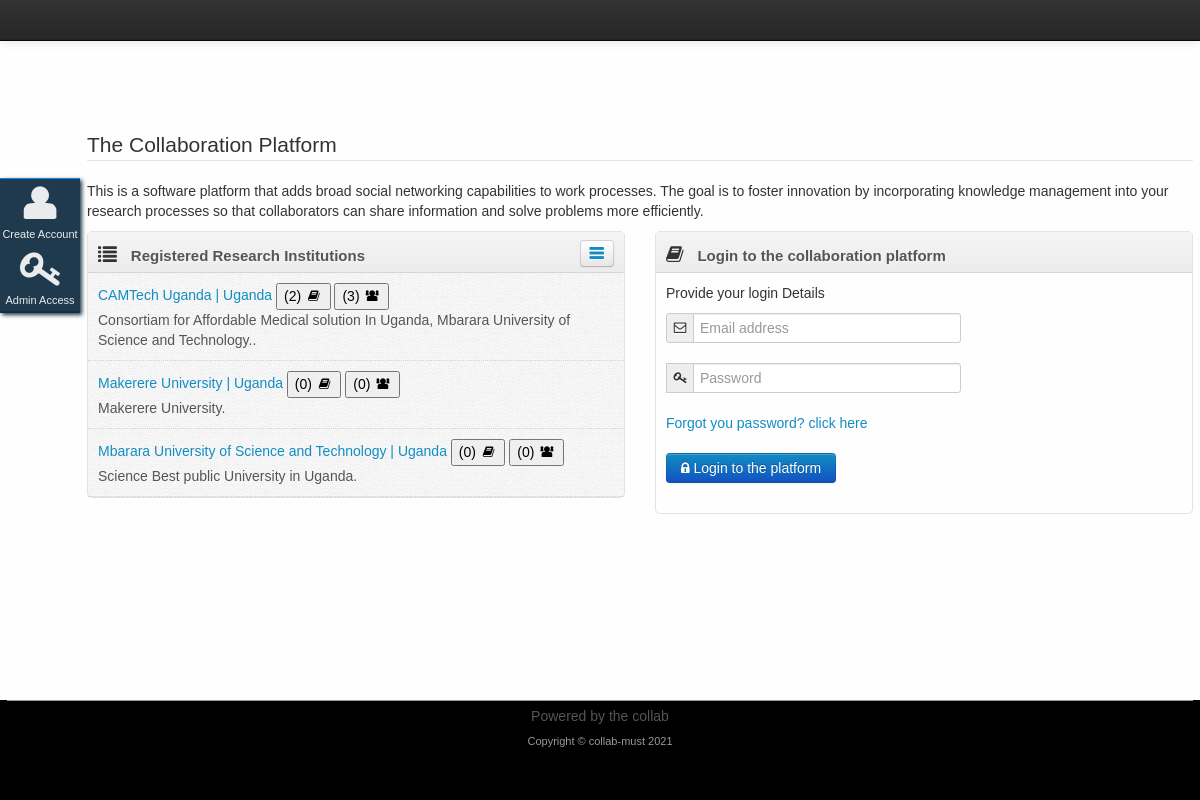
The page / on the database its author committed.
### tables this page shows
CREATE TABLE `institution_tb` (
  `institution_id` int(11) NOT NULL,
  `institution_name` varchar(500) DEFAULT NULL,
  `institution_country` varchar(45) DEFAULT NULL,
  `institution_details` varchar(500) DEFAULT NULL,
  `institution_website` varchar(500) NOT NULL
);

### core/init.php (called while the page is built, shortened)
<?php
spl_autoload_register(function($class) {
    if (file_exists('classes/' . $class . '.php')) {
        return TRUE;
    }
        return FALSE;
});
?>

### classes/Config.php (called while the page is built)
<?php
class Config{
    public static function get($path=null){
        if($path){
            $config=$GLOBALS['config'];
            $path =  explode('/', $path);
            foreach ($path as $bit)
            {
                if(isset($config[$bit]))
                {
                    $config=$config[$bit];
                }
            }
            return $config;
        }
        return false;
    }
}
?>

### classes/DB.php (called while the page is built, shortened)
<?php
class DB {
    private static $_instance = null;
    private $_pdo,
            $_query,
            $_error = false,
            $_result,
            $_options,
            $_dropQuery,
            $_columnName,
            $_ipNumber = null,
            $_count = 0,
            $_ugxAmount,
            $_grade, $_comment;
    private function __construct() {
        try {
            $this->_pdo = new PDO('mysql:host=' . Config::get('mysql/host') . ';dbname=' . Config::get('mysql/db'), Config::get('mysql/username'), Config::get('mysql/password'));
        } catch (PDOException $exc) {
            die($exc->getMessage());
        }
    }
    public static function getInstance() {
        if (!isset(self::$_instance)) {
            self::$_instance = new DB();
        }
        return self::$_instance;
    }
    public function query($sql, $params = array()) {
        if ($this->_query = $this->_pdo->prepare($sql)) {
            if ($this->_query->execute()) {
                $this->_result = $this->_query->fetchAll(PDO::FETCH_OBJ);
                $this->_count = $this->_query->rowCount();
            } else {
                print_r($this->_query->errorInfo());
                $this->_error = true;
            }
        }
        return $this;
    }
    public function results() {
        return $this->_result;
    }
    public function count() {
        return $this->_count;
    }
    public function checkRows($sql) {
        $this->_query = $this->query($sql);
        if ($this->count() > 0) {
            return TRUE;
        } else {
            return FALSE;
        }
    }
    public function countElements($sql) {
        $this->_columnName = 0;
        $this->_query = $this->query($sql);
        foreach ($this->_query->results() as $result) {
            $this->_columnName++;
        }
        return $this->_columnName;
    }
}
?>

### pages/users/wel.php (the view, shortened to what this page needs)
<?php include 'includes/libs.php'; ?>
</head>
<body>
    <div class="navbar navbar-fixed-top">
        <div class="navbar-inner">
        </div>
    </div>
    <div id="body-container">
        <div id="body-content">
            <div class="body-nav body-nav-vertical body-nav-fixed">
                <div class="container">
                    <ul>
                        <li>
                            <a href="index?!=Reg|uewyiywuiywiuwe9287217725265363">
                                <i class="icon-user icon-large"></i> Create Account
                            </a>
                            <a href="index?!=login|uewyiyhdhhdhshjhhndbdj jksjksio198wef7ygbhjmsdcxwuiywiuwe9287217725265363">
                                <i class="icon-key icon-large"></i> Admin Access
                            </a>
                        </li>
                    </ul>
                </div>
            </div>
            <section class="page container">
                <div class="row">
                    <div class="span16">
                        <legend class="lead">
                            The Collaboration Platform
                        </legend>
                        <p>
                            This is a software platform that adds broad social networking capabilities to work processes.  The goal is to foster innovation by incorporating knowledge management into your research processes so that collaborators can share information and solve problems more efficiently.
                        </p>
                    </div>
                    <div class="span8">
                        <div class="box pattern pattern-sandstone">
                            <div class="box-header">
                                <i class="icon-list"></i>
                                <h5>Registered Research Institutions</h5>
                                <button class="btn btn-box-right" data-toggle="collapse" data-target=".box-list">
                                    <i class="icon-reorder"></i>
                                </button>
                            </div>
                            <div class="box-content box-list collapse in">
                                <ul>
                                    <?php
                                    $query = "SELECT * FROM institution_tb  ORDER BY institution_name ASC";
                                    if (DB::getInstance()->checkRows($query)) {
                                        $users_list = DB::getInstance()->query($query);
                                        foreach ($users_list->results() as $users):
                                            $query2 = "SELECT * FROM users_tb WHERE institution_id = '" . $users->institution_id . "'";
                                            $query3 = "SELECT * FROM contribution_tb c, users_tb s  WHERE c.user = s.users_id AND s.institution_id = '" . $users->institution_id . "'";
                                            $count_contributors = DB::getInstance()->countElements($query2);
                                            $count_contribution = DB::getInstance()->countElements($query3);
                                            ?>
                                            <li>
                                                <div>
                                                    <a href="index?!=s_reg&~=<?php echo $users->institution_id; ?>|eiejnnbbnwo903808902hjfdsg298082092" class="news-item-title"><?php echo $users->institution_name; ?> | <?php echo $users->institution_country; ?></a>
                                                    <button> (<?php echo $count_contribution; ?>) <i class="icon-book"></i></button> <button> (<?php echo $count_contributors; ?>) <i class="icon-group"></i></button>
                                                    <p class="news-item-preview"><?php echo $users->institution_details; ?>.</p>
                                                </div>
                                            </li>
                                            <?php
                                        endforeach;
                                    }
                                    ?>
                            </div>
                        </div>
                    </div>
                    <div class="span8">
                        <div class="box">
                            <div class="box-header">
                                <i class="icon-book"></i>
                                <h5>Login to the collaboration platform</h5>
                            </div>
                            <form action="#" method="POST" class="form-inline">
                                <div class="box-content">
                                    <p>Provide your login Details </p>
                                    <div class="input-prepend">
                                        <span class="add-on"><i class="icon-envelope"></i></span>
                                        <input class="span4" type="text" name="username" required="" placeholder="Email address">
                                    </div>
                                    <div class="input-prepend">
                                        <br/>
                                        <span class="add-on"><i class="icon-key"></i></span>
                                        <input class="span4" type="password" name="password" placeholder="Password">
                                    </div>
                                    <div class="form-inline">
                                        <br/>
                                        <a href="index?!=forgot_password|38837892urhfvn,opeiiuy82773772366562781876ewtfyuewgdbhjs"> Forgot you password? click here</a>
                                    </div>
                                    <div class="form-inline">
                                        <br/>
                                        <button class="btn btn-primary" name="login_button" type='submit' id="submit" value='login_button'><i class="icon-lock"></i> Login to the platform</button>
                                    </div>
                                </div>
                            </form>
                        </div>
                    </div>
                </div>
            </section>
        </div>
    </div>
<?php include 'includes/footer.php'; ?>
</body>
</html>

### rows shown on the page
institution_tb: institution_name "CAMTech Uganda", institution_country "Uganda", count_contribution "2", count_contributors "3", institution_details "Consortiam for Affordable Medical solution In Uganda, Mbarara University of Science and Technology."
institution_tb: institution_name "Makerere University", institution_country "Uganda", count_contribution "0", count_contributors "0", institution_details "Makerere University"
institution_tb: institution_name "Mbarara University of Science and Technology", institution_country "Uganda", count_contribution "0", count_contributors "0", institution_details "Science Best public University in Uganda"
